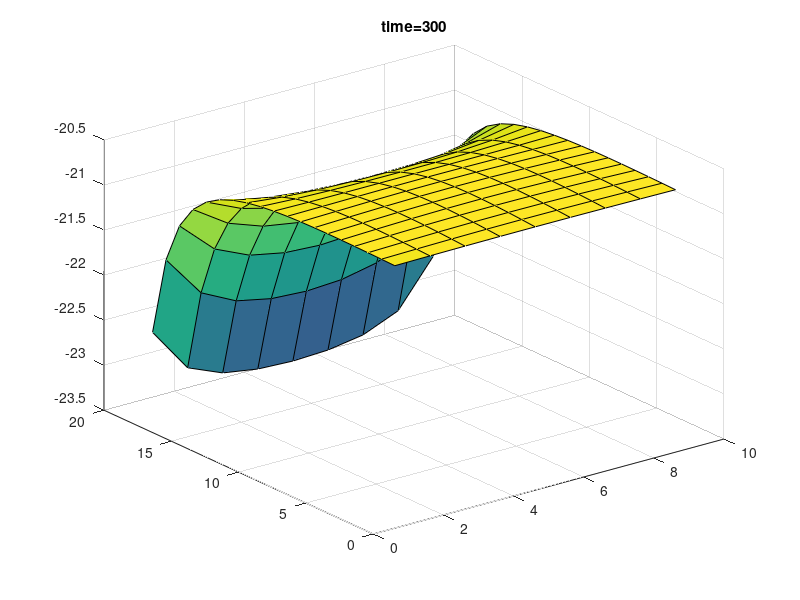

MATLAB code for this plot:
function [  ] = Solver2D_MKV()
% 2D Richards equation with constant boundary condition 
% h based Richards equation
%
% Version IV: 
%
% Version 1.40 : Weix 12/04/2017 
% improve the flexibilities (for different BC and domain) by
% introducing the indexMatrix and use 0 to indicate D-BC.
% Version 1.50 : Weix 13/04/2017 
% Vectorization
%%
tic
% nNode=10;
% nTime=100;

% Spatial setup
lengthZ=40;
deltaZ=2;
nNodeZ=lengthZ/deltaZ-1;

lengthX=40;
deltaX=4;
nNodeX=lengthX/deltaX-1;

% Temporal setup
lengthTime=300;
deltaTime=1;
nTime=lengthTime/deltaTime;

% Iteration setup
nMaxIteration=1000;
miniIteError=0.1;


% Mesh
[x,z] = meshgrid(deltaX:deltaX:lengthX,deltaZ:deltaZ:lengthZ);

% integer shows unknowns and 0 shows DBC
nUnknown=nNodeZ*nNodeX;
indexMatrix=zeros(nNodeZ+2, nNodeX+2);
indexMatrix(2:end-1,2:end-1)=reshape(uint32(1:nUnknown), (nNodeZ), (nNodeX));

% indexUnknown = reshape(uint32(1:nUnknown), (nNodeZ-2), (nNodeX-2));

% indexMatrix=zeros(nNodeZ, nNodeX);
% indexMatrix(2:end-1,2:end-1)=indexUnknown;



H=zeros(nNodeZ,nNodeX);
% H_temp=zeros(nNode,nMaxIteration);

%%% 
%initial state
H_init=zeros(nNodeZ,nNodeX);
H_init(:)=-61.5;

%BC
bcLeft=ones(nNodeZ,1)*-20.7;
bcRight=ones(nNodeZ,1)*-61.5;
bcTop=ones(nNodeX,1)*-20.7;
bcBottom=ones(nNodeX,1)*-61.5;


    % A more interesting setup
    bcLeft=ones(nNodeZ,1)*-20.7;
    bcRight=ones(nNodeZ,1)*-20.7;
    bcTop=ones(nNodeX,1)*-20.7;
    bcBottom=ones(nNodeX,1)*-24.7;

    
    
H_all=zeros(nNodeZ+2,nNodeX+2);
H_all(1,2:end-1)=bcTop;
H_all(end,2:end-1)=bcBottom;

H_all(2:end-1,1)=bcLeft;
H_all(2:end-1,end)=bcRight;
H_all(2:end-1,2:end-1)=H_init;


% update BC to initial field
% H_init(:,1)=bcLeft;
% H_init(:,end)=bcRight;
% 
% H_init(end,:)=bcBottom;
% H_init(1,:)=bcTop;

%%
% indicate the BC points
temp=zeros(nNodeZ,nNodeX);
% temp(1,:)=1;
% ifTopDbc=temp(:);   %if top neighbour a constant B.C. 
temp(1,:)=bcTop;      %this structure might be convient but require storage
topDbcValue=temp(:);

temp=zeros(nNodeZ,nNodeX);
% temp(end,:)=1;
% ifBottomDbc=temp(:);   
temp(end,:)=bcBottom;
bottomDbcValue=temp(:);

temp=zeros(nNodeZ,nNodeX);
% temp(:,1)=1;
% ifLeftDbc=temp(:);  
temp(:,1)=bcLeft;
leftDbcValue=temp(:);

temp=zeros(nNodeZ,nNodeX);
% temp(:,end)=1;
% ifRightDbc=temp(:);   
temp(:,end)=bcRight;
rightDbcValue=temp(:);

%% Another way. We can just use self organize as this need only onces.
% TopDbcValue=[zeros(1, size(H_all,2)),H_all];




%% MAIN
TheataRecord(:,:,1)=H_init;
H=H_init;

% C=ones(nNodeZ,nNodeX)*1234567;

for t=1:nTime
    
    H_PreviousTime=H;
    
    
    for k=1:nMaxIteration 
    
        H0=H;
        
        C=theataDifFunc(H);
        K=kFunc(H);
%         D=D_Func(H);
        
        %initialize
        A=zeros(nUnknown);
        B=zeros(nUnknown,1);
        

        %% New Vectorization  %Assemble Ax+B=0;
%         [I,J] = ind2sub([nNodeZ,nNodeX],1:nUnknown)
        
%         C=theataDifFunc(H);
%         C_bcTop=theataDifFunc(bcTop);
%         C_bcBottom=theataDifFunc(bcBottom);
%         C_bcLeft=theataDifFunc(bcLeft);
%         C_bcRight=theataDifFunc(bcRight);
%         
%         
%         K=kFunc(H);
%         K_bcTop=kFunc(bcTop);
%         K_bcBottom=kFunc(bcBottom);
%         K_bcLeft=kFunc(bcLeft);
%         K_bcRight=kFunc(bcRight);
        
%         cField=theataDifFunc(H);
%         kField=kFunc(H);
        
        C_all=theataDifFunc(H_all);
        K_all=kFunc(H_all);
        
        C=C_all(2:end-1,2:end-1);
        K=K_all(2:end-1,2:end-1);
        
        
%         zdiffC_all=diff(C_all,1,1);
%         xdiffC_all=diff(C_all,1,2);
        
        zdiffK_all=diff(K_all,1,1);
        xdiffK_all=diff(K_all,1,2);
        
        
        wUp   = -1./deltaZ^2 .* (K - zdiffK_all(1:end-1,2:end-1)./2);
        wDown = -1./deltaZ^2 .* (K + zdiffK_all(2:end,  2:end-1)./2);
        
        wLeft = -1./deltaX^2 .* (K - xdiffK_all(2:end-1,1:end-1)./2);
        wRight= -1./deltaX^2 .* (K + xdiffK_all(2:end-1,2:end)./2);
        
        wCenter=C./deltaTime-wUp-wDown-wLeft-wRight;
        
        b= (zdiffK_all(2:end, 2:end-1)+ zdiffK_all(1:end-1,2:end-1))./2 ./deltaZ ...
           -H_PreviousTime .* C ./ deltaTime;
        
        
        %update BC neighbour 
      
%         b2= b(:)+ wUp(:)   .* ~(topDbcValue==0).*topDbcValue...
%                 + wDown(:) .* ~(bottomDbcValue==0).*bottomDbcValue...
%                 + wLeft(:) .* ~(leftDbcValue==0).*leftDbcValue...
%                 + wRight(:).* ~(rightDbcValue==0).*rightDbcValue;
            
        B= b(:)+ wUp(:)   .*topDbcValue...
                + wDown(:) .*bottomDbcValue...
                + wLeft(:) .*leftDbcValue...
                + wRight(:).*rightDbcValue;    
            
         
        wUp   = wUp(:)   .* (topDbcValue==0); 
        wDown = wDown(:) .* (bottomDbcValue==0); 
        wLeft = wLeft(:) .* (leftDbcValue==0); 
        wRight= wRight(:).* (rightDbcValue==0); 
        
        wCenter=wCenter(:);
        
        A=  diag(wUp(2:end),1)+diag(wDown(1:end-1),-1)...
            +diag(wLeft(nNodeZ+1:end),-nNodeZ)+diag(wRight(1:end-nNodeZ),nNodeZ)...       
            +diag(wCenter,0);

        
%         %trime for BC
%         indexIfKnown=~any(A);
%         indexIfUnknown=any(A);
% 
%         A=A(indexIfUnknown,indexIfUnknown);
%         B=B(indexIfUnknown);

        %% 
        h=A\(-B);         
        H=reshape(h,nNodeZ,nNodeX);
        
        
        sseIte=sum((H(:)-H0(:)).^2);
        if sqrt(sseIte)<miniIteError 
            break 
        end
        
        H_all(2:end-1,2:end-1)=H;
        
        
    end
    
    
    
    
    TheataRecord(:,:,t)=H;
    
end
    
toc
    
figure(1)
surf(H_init);

for t=1:nTime
    surf(TheataRecord(:,:,t))
    title(sprintf('time=%i',t))
    drawnow
    frame(t)=getframe;
    
end
    

end


function []=axbFunc(H,indexMatrix)

    [nNodeZ,nNodeX]=size(indexMatrix);
    
    C=theataDifFunc(H);
    K=kFunc(H);
    
    nUnknown=sum(any(indexMatrix));
    
    %initialize
    A=zeros(nUnknown);
    B=zeros(nUnknown,1);

    [I,J] = ind2sub(siz,IND)
    
    for i=1:nUnknown
        
        
        
    end
    
    
    



end








function [k,j]=index2kj(index)
    
end


function theata=theataFunc(h)
theataS=0.287;
theataR=0.075;
alpha=1.611e6;
beta=3.96;

result=alpha.*(theataS-theataR)/(alpha+abs(h).^beta)+theataR;
end

function theataDif=theataDifFunc(h)
theata_s=0.287;
theata_r=0.075;
alpha=1.611e6;
beta=3.96;

theataDif=-alpha.*(theata_s-theata_r).*-1.*(alpha+abs(h).^beta).^(-2).*abs(h).^(beta-1);

end

function result=kFunc(h)
rho=1.175e6;
r=4.74;
k_s=0.00944;

result=k_s.*rho./(rho+abs(h).^r);
end